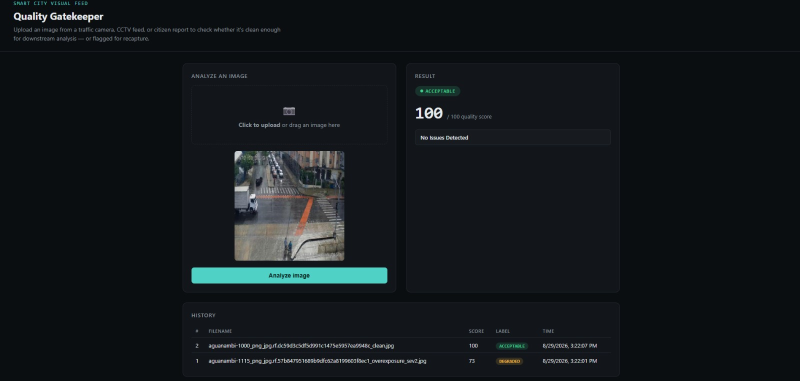
#> input picture frontend.jpeg, 1600 x 761 px (shown at 1/2 size)
$ python feature_extractor.py --input .. --output out.png   (older library calls are emulated)
#> lines starting #> are read from the running program, lines starting #| are printed output that depends on the picture
"""
feature_extractor.py

Classical, explainable computer-vision features for image quality
assessment. No ML/DL here — pure signal-processing measures that
directly correspond to the required detection capabilities:
blur, under/over-exposure, noise, and general degradation (contrast).

Can be used as:
  1. An importable module (call `extract_features(image)` from the
     backend or the CNN training pipeline for a hybrid approach).
  2. A CLI tool to batch-extract features from a folder of images
     into a CSV, useful for sanity-checking your dataset or feeding
     a classical-ML baseline model.

Usage (CLI):
    python feature_extractor.py --input data/demo_degraded --output features.csv
"""

import os
import cv2
import numpy as np
import argparse
import csv


def blur_score(gray):
    """
    Variance of the Laplacian. Sharp images have high variance
    (lots of edge energy); blurry images have low variance.
    Typical rule of thumb: < 100 is noticeably blurry (varies by image size).
    """
    return cv2.Laplacian(gray, cv2.CV_64F).var()


def brightness_score(gray):
    """
    Mean pixel intensity (0-255). Used to flag under/over-exposure.
    < ~60 tends to look underexposed, > ~200 tends to look overexposed,
    but these thresholds should be tuned against your dataset.
    """
    return float(np.mean(gray))


def exposure_flags(gray, dark_thresh=60, bright_thresh=200,
                    clip_frac_thresh=0.05):
    """
    Returns (is_underexposed, is_overexposed, dark_clip_frac, bright_clip_frac).
    Clip fractions = proportion of near-black / near-white pixels,
    which is a more robust exposure signal than mean brightness alone
    (a photo can have a normal mean but blown-out highlights, etc).
    """
    mean_brightness = brightness_score(gray)
    dark_clip_frac = float(np.mean(gray < 10))
    bright_clip_frac = float(np.mean(gray > 245))

    is_under = mean_brightness < dark_thresh or dark_clip_frac > clip_frac_thresh
    is_over = mean_brightness > bright_thresh or bright_clip_frac > clip_frac_thresh

    return is_under, is_over, dark_clip_frac, bright_clip_frac


def noise_score(gray):
    """
    Estimates noise using the median absolute deviation of the
    high-frequency residual (image minus a heavily blurred version).
    Higher = noisier. This is more robust to genuine texture than
    a flat high-pass energy sum.
    """
    blurred = cv2.GaussianBlur(gray, (7, 7), 0)
    residual = gray.astype(np.float32) - blurred.astype(np.float32)
    mad = np.median(np.abs(residual - np.median(residual)))
    # Convert MAD to an approximate noise sigma (standard scaling factor)
    sigma = 1.4826 * mad
    return float(sigma)


def contrast_score(gray):
    """
    Michelson-style contrast using 1st/99th percentile intensities
    (robust to a few extreme outlier pixels vs. true min/max).
    Range 0 (flat/no contrast) to 1 (full range).
    """
    p1, p99 = np.percentile(gray, [1, 99])
    if p1 + p99 == 0:
        return 0.0
    return float((p99 - p1) / (p99 + p1 + 1e-6))


def saturation_score(bgr):
    """
    Mean saturation from HSV space. Very low saturation across a
    color image can indicate washed-out / corrupted color channels.
    """
    hsv = cv2.cvtColor(bgr, cv2.COLOR_BGR2HSV)
    return float(np.mean(hsv[:, :, 1]))


def blockiness_score(gray, block_size=8):
    """
    Classic JPEG-blockiness detector: compares pixel discontinuity
    strength AT 8x8 block boundaries vs. WITHIN blocks. Heavy JPEG
    recompression / block-level corruption creates a periodic grid
    of hard edges at block boundaries that isn't present in natural
    image gradients. Returns the ratio of boundary-edge energy to
    interior-edge energy (>1 means boundaries are artificially sharper
    than the image's natural texture would suggest).
    """
    gray = gray.astype(np.float32)
    h, w = gray.shape

    # Horizontal boundary differences (across vertical block edges)
    boundary_cols = list(range(block_size, w - 1, block_size))
    interior_cols = [c for c in range(1, w - 1) if c % block_size != 0]

    if not boundary_cols or not interior_cols:
        return 0.0

    boundary_diff = np.mean([np.mean(np.abs(gray[:, c] - gray[:, c - 1])) for c in boundary_cols])
    interior_sample = interior_cols[::max(1, len(interior_cols) // len(boundary_cols))]
    interior_diff = np.mean([np.mean(np.abs(gray[:, c] - gray[:, c - 1])) for c in interior_sample])

    if interior_diff < 1e-3:
        return 0.0
    return float(boundary_diff / interior_diff)


def flat_block_fraction(gray, block_size=16, std_thresh=2.0):
    """
    Fraction of the image made up of near-uniform blocks (very low
    local standard deviation) — flags dead-pixel regions, dropped-out
    sensor blocks, or heavily quantized/color-blocked corruption.
    """
    h, w = gray.shape
    flat_count, total = 0, 0
    for y in range(0, h - block_size, block_size):
        for x in range(0, w - block_size, block_size):
            block = gray[y:y + block_size, x:x + block_size]
            total += 1
            if np.std(block) < std_thresh:
                flat_count += 1
    return flat_count / total if total else 0.0


def corruption_flag(bgr, gray, blockiness_thresh=1.2, flat_block_thresh=0.4):
    """
    Flags likely corruption primarily via blockiness (periodic hard
    edges at 8x8 JPEG block boundaries) — this is the reliable signal
    in practice. flat_block_fraction is kept as a secondary signal
    with a much higher threshold, since clipped exposure regions
    (pure black/white from over/under-exposure) also register as
    locally flat and would otherwise cause false positives.
    """
    blockiness = blockiness_score(gray)
    flat_frac = flat_block_fraction(gray)
    likely_corrupt = blockiness > blockiness_thresh or flat_frac > flat_block_thresh
    return likely_corrupt, blockiness, flat_frac


def extract_features(bgr_image):
    """
    Main entry point. Takes a BGR image (as loaded by cv2.imread)
    and returns a dict of all quality-relevant features plus
    heuristic issue flags. This dict is what feeds into the
    quality_score / issues JSON response in the backend, and can
    also be concatenated with CNN embeddings for a hybrid model.
    """
    gray = cv2.cvtColor(bgr_image, cv2.COLOR_BGR2GRAY)

    blur = blur_score(gray)
    is_under, is_over, dark_clip, bright_clip = exposure_flags(gray)
    noise = noise_score(gray)
    contrast = contrast_score(gray)
    saturation = saturation_score(bgr_image)
    is_corrupt, blockiness, flat_frac = corruption_flag(bgr_image, gray)

    return {
        "blur_score": round(blur, 3),
        "is_blurry": bool(blur < 100),
        "brightness_mean": round(brightness_score(gray), 3),
        "is_underexposed": bool(is_under),
        "is_overexposed": bool(is_over),
        "dark_clip_fraction": round(dark_clip, 4),
        "bright_clip_fraction": round(bright_clip, 4),
        "noise_sigma": round(noise, 3),
        "is_noisy": bool(noise > 11),
        "contrast": round(contrast, 4),
        "saturation_mean": round(saturation, 3),
        "is_likely_corrupt": bool(is_corrupt),
        "blockiness_score": round(blockiness, 3),
        "flat_block_fraction": round(flat_frac, 4),
    }


def main():
    parser = argparse.ArgumentParser()
    parser.add_argument("--input", required=True, help="Folder of images")
    parser.add_argument("--output", required=True, help="CSV output path")
    args = parser.parse_args()

    valid_ext = (".jpg", ".jpeg", ".png", ".bmp")
    files = [f for f in os.listdir(args.input) if f.lower().endswith(valid_ext)]

    if not files:
        print(f"No images found in {args.input}")
        return

    rows = []
    for fname in files:
        path = os.path.join(args.input, fname)
        img = cv2.imread(path)
#> img is the input picture: shape (761, 1600, 3); mean B, G, R 27.1, 23.7, 18.8
        if img is None:
            print(f"Skipping unreadable file: {fname}")
            continue
        feats = extract_features(img)
#> in extract_features, `blur = blur_score(gray)`: blur = 530.6
#> in exposure_flags, `mean_brightness = brightness_score(gray)`: mean_brightness = 22.65
#> in exposure_flags, `dark_clip_frac = float(np.mean(gray < 10))`: dark_clip_frac = 0.000783
#> in exposure_flags, `bright_clip_frac = float(np.mean(gray > 245))`: bright_clip_frac = 0
#> in exposure_flags, `is_under = mean_brightness < dark_thresh or dark_clip_frac > clip_frac..`: is_under = True
#> in exposure_flags, `is_over = mean_brightness > bright_thresh or bright_clip_frac > clip_f..`: is_over = False
#> in extract_features, `is_under, is_over, dark_clip, bright_clip = exposure_flags(gray)`: is_under = True; is_over = False; dark_clip = 0.000783; bright_clip = 0
#> in noise_score, `residual = gray.astype(np.float32) - blurred.astype(np.float32)`:
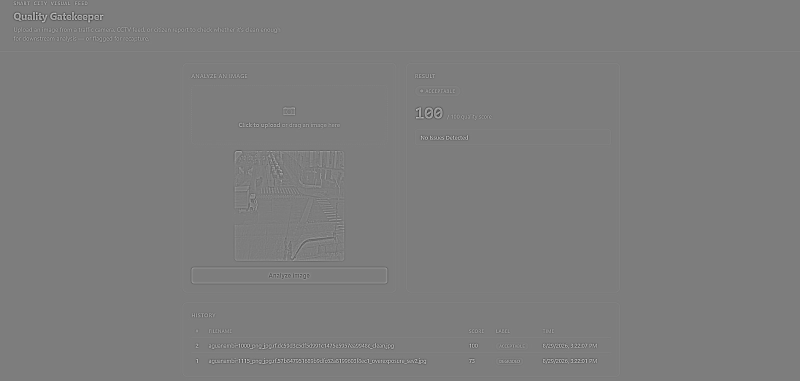
#> residual: shape (761, 1600) float32 (shown at 1/2 size); min -156, max 160, mean 0; drawn with min black and max white
#> in contrast_score, `p1, p99 = np.percentile(gray, [1, 99])`: p1 = 12; p99 = 169
#> in extract_features, `contrast = contrast_score(gray)`: contrast = 0.867
#> in saturation_score, `hsv = cv2.cvtColor(bgr, cv2.COLOR_BGR2HSV)`: hsv: shape (761, 1600, 3); mean H, S, V 103.3, 92.4, 27.6
#> in extract_features, `saturation = saturation_score(bgr_image)`: saturation = 92.42
#> in blockiness_score, `boundary_diff = np.mean([np.mean(np.abs(gray[:, c] - gray[:, c - 1])) ..`: boundary_diff = 1.56
#> in blockiness_score, `interior_diff = np.mean([np.mean(np.abs(gray[:, c] - gray[:, c - 1])) ..`: interior_diff = 1.43
#> in corruption_flag, `blockiness = blockiness_score(gray)`: blockiness = 1.09
#> after the loop in flat_block_fraction, `for y in range(0, h - block_size, block_size):`: flat_count = 3527; total = 4653
#> in corruption_flag, `flat_frac = flat_block_fraction(gray)`: flat_frac = 0.758
#> in corruption_flag, `likely_corrupt = blockiness > blockiness_thresh or flat_frac > flat_bl..`: likely_corrupt = True
#> in extract_features, `is_corrupt, blockiness, flat_frac = corruption_flag(bgr_image, gray)`: blockiness = 1.09; flat_frac = 0.758
#> feats = 14 items
        feats["filename"] = fname
        rows.append(feats)

    if not rows:
        print("No features extracted.")
        return

    fieldnames = ["filename"] + [k for k in rows[0].keys() if k != "filename"]
#> fieldnames = ['filename', 'blur_score', 'is_blurry', 'brightness_mean', 'is_underexposed', 'is_overexposed', 'dark_clip_fraction', 'bright_clip_fraction', 'noise_sigma', 'is_noisy', 'contrast', 'saturation_mean', 'is_likely_corrupt', 'blockiness_score', 'flat_block_fraction']
    with open(args.output, "w", newline="") as f:
        writer = csv.DictWriter(f, fieldnames=fieldnames)
        writer.writeheader()
        writer.writerows(rows)

    print(f"Extracted features for {len(rows)} images -> {args.output}")
#| Extracted features for 1 images -> out.png


if __name__ == "__main__":
    main()
